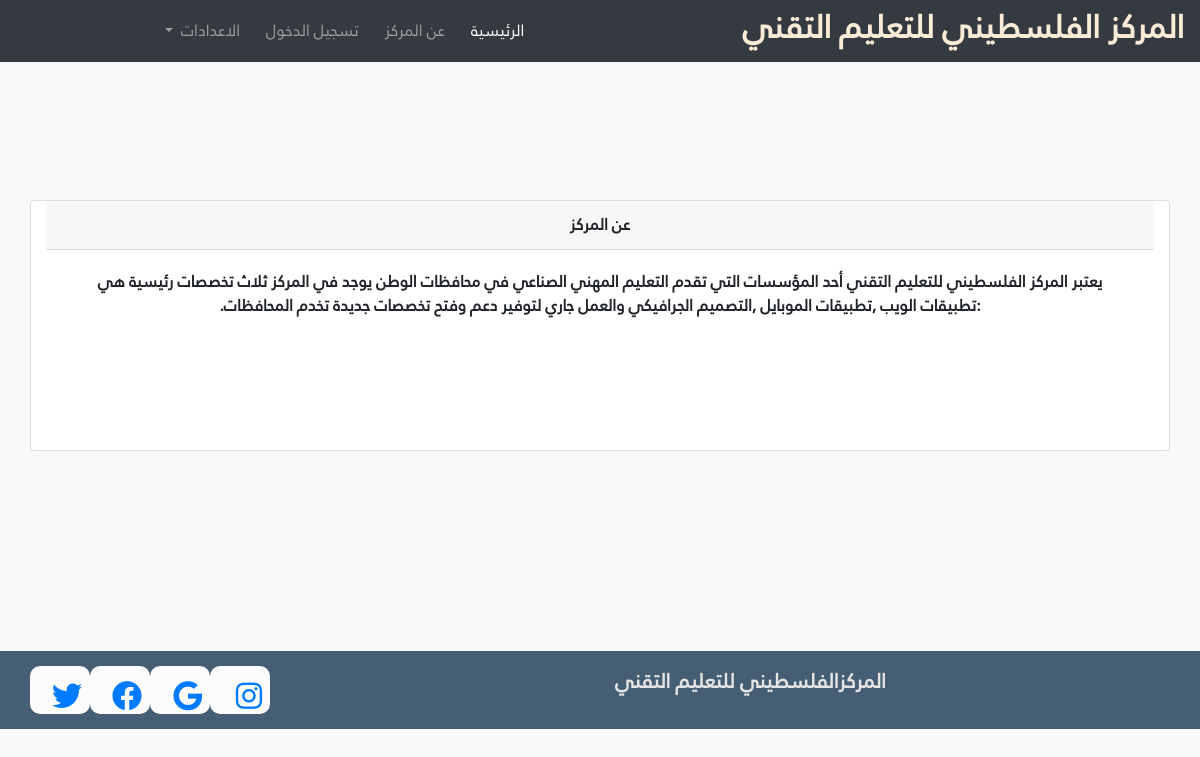
Page /about.php on the committed database.
### tables this page shows
CREATE TABLE `menu` (
  `menuId` int(11) NOT NULL,
  `menuHead` varchar(255) NOT NULL,
  `menuDetail` longtext NOT NULL
);

### about.php (the view, shortened to what this page needs)
<?php
include('include/header.php');
?>
<body>
    <?php
      $sql="SELECT * FROM menu where menuId=1";
      $result=mysqli_query($conn,$sql);
      $row=mysqli_fetch_assoc($result);
              ?>
  <section class="about" style="margin-bottom:200px;">
  <div class="container">
    <div class="row" style="min-height: 320px;">
        <div class="card col-md-12 hello" style="margin-top: 100px;">
            <div class="card-header "><b><?php echo $row['menuHead'];?></div>
            <div class="card-body" style="height:200px;">
            <?php echo $row['menuDetail'];?>
    </div>
</div>
</section>
<?php
   include('include/footer.php');
   ?>

### css/style.css (style rules this page uses)
* { font-family:neo ; }
:root { --first-color:#5b4834; --second-color:#aaa69d; }
body { background-color: #f9f9f9; }
.card { margin-top: 20px; text-align: center; }

### rows in the picture
menu: menuHead "عن المركز", menuDetail "يعتبر المركز الفلسطيني للتعليم التقني أحد المؤسسات التي تقدم التعليم المهني الصناعي في محافظات الوطن يوجد في المركز ثلاث تخصصات رئيسية هي :تطبيقات الويب ,تطبيقات الموبايل ,التصميم الجرافيكي والعمل جاري لتوفير دعم وفتح تخصصات جديدة تخدم المحافظات."
